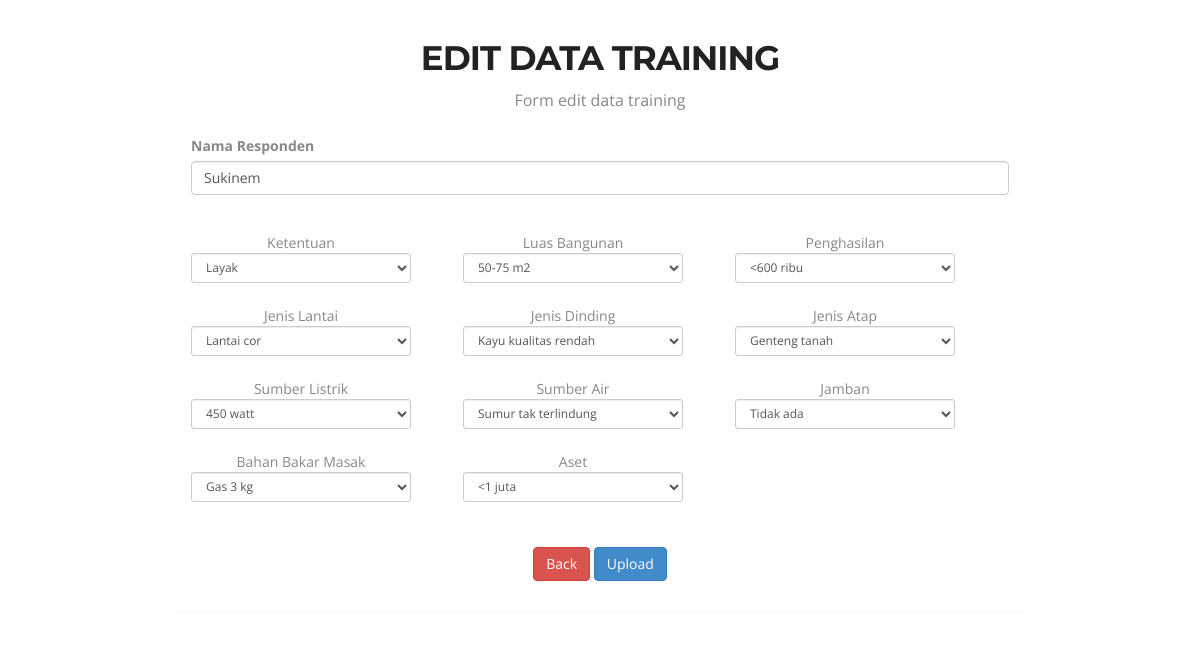
Screenshot of /master/edit.php?id=1 with the database file from the repository.
### tables this page shows
CREATE TABLE IF NOT EXISTS `tb_responden` (
  `id_responden` int(11) NOT NULL,
  `responden` varchar(30) NOT NULL,
  PRIMARY KEY (`id_responden`)
);

CREATE TABLE IF NOT EXISTS `tb_data` (
  `id_data` int(11) NOT NULL AUTO_INCREMENT,
  `id_responden` int(11) NOT NULL,
  `id_atribut` int(11) NOT NULL,
  `id_parameter` int(11) NOT NULL,
  PRIMARY KEY (`id_data`)
);

### master/edit.php (the view, shortened to what this page needs)
<!doctype html>
<html>
<head>
	<link href="css/bootstrap.css" rel="stylesheet" type="text/css">
	<link href="css/style.css" rel="stylesheet" type="text/css">
	<link href="css/font-awesome.css" rel="stylesheet" type="text/css">
	<link href="css/responsive.css" rel="stylesheet" type="text/css">
	<link href="css/magnific-popup.css" rel="stylesheet" type="text/css">
	<link href="css/animate.css" rel="stylesheet" type="text/css">
</head>
 <?php
include "koneksi.php";
$sql = 'SELECT * FROM tb_atribut';
$result = $db->query($sql);
$atribut=array();
foreach ($result as $row) {
    $atribut[$row['id_atribut']]=$row['atribut'];
    }
?>
<?php
$sql = 'SELECT * FROM tb_parameter ORDER BY id_atribut,id_parameter';
$result = $db->query($sql);
$parameter=array();
$id_atribut=0;
foreach ($result as $row) {
    if($id_atribut!=$row['id_atribut']){
        $parameter[$row['id_atribut']]=array();
        $id_atribut=$row['id_atribut'];
    }
    $parameter[$row['id_atribut']][$row['nilai']]=$row['parameter'];
}
?>
<body>
<section class="main-section paddind" id="Portfolio">
		<div class="container" style="margin-top: -50px;">
			<h2>Edit data training</h2>
			<h6>Form edit data training</h6>
	<div>
		<div class="container" style="margin-top: -50px;">
         <section id="main-content">
      <section class="wrapper">
         <div class="row" style="margin-left: 130px;">
          <div class="col-lg-6"style="padding: 0px;width: 850px;">
            <section class="panel" >
              <div class="panel-body">
                     <form action="training/update.php" method="post" enctype="multipart/form-data">
                     	<?php
  $ids = $_GET['id'];
  $query_mysql = "SELECT * FROM tb_responden WHERE id_responden='$ids'";
  $result = $db->query($query_mysql);
  foreach($result as $id){
?>
                  <div class="form-group">
                    <label>Nama Responden</label>
                    <input type="text" class="form-control" name="nama" id="exampleInputEmail1" value="<?php echo $id['responden'] ?>" placeholder="Nama Responden">
                  </div>
      <div style="display: inline-block;" align="center">
      	<?php
      $querydata_mysql = "SELECT * FROM tb_data WHERE id_responden='$ids' order by id_atribut";
      $rslt = $db->query($querydata_mysql);
       foreach($rslt as $data){
          ?>
      <div style="display:inline;width: 220px; float: left;margin-right: 52px;margin-top:  23px;">
      <?php echo $atribut[$data['id_atribut']];
              $ini=$data['id_atribut'];
        ?>
            <?php echo '<select class="form-control input-sm m-bot15" name="'.$ini.'">' ?>
              <option value="<?php echo $data['id_parameter'] ?>"selected><?php echo $parameter[$data['id_atribut']][$data['id_parameter']] ?></option>
            </select>
      </div>
      <?php
      }
      ?>
      </div>
                  <div class="form-group" style="margin-top: 40px;"  align="center">
                  <a href="training.php" class="btn btn-danger">Back</a>
                  <input type="submit" name="upload" value="Upload" class="btn btn-primary">
              </div>
              <?php	}
  ?>
              		</form>
              </div>
            </section>
          </div>
        </div>
      </section>
    </section>
    </div>
    </div>
 </div>
	</section>
</body>
</html>

### master/css/style.css (style rules this page uses)
a, a:hover, a:active { outline:0px !important }
body { background:#fff; font-family: 'Open Sans', sans-serif; font-size:14px; font-weight:normal; color:#888888; margin:0; }
h2 { font-size:34px; color:#222222; font-family: 'Montserrat', sans-serif; font-weight:700; letter-spacing: -1px; margin:0 0 15px 0; text-align:center; text-transform:uppercase; }
h6 { font-size:16px; color:#888888; font-family: 'Open Sans', sans-serif; font-weight:400; text-align:center; margin:0 0 60px 0; }
.main-section { padding:90px 0 110px; }
.main-section.paddind { padding-bottom:60px; }

### rows the page displays
tb_responden: nama "Sukinem"
tb_data: id_atribut "Ketentuan", id_atribut+id_parameter "Layak"
tb_data: id_atribut "Luas Bangunan", id_atribut+id_parameter "50-75 m2"
tb_data: id_atribut "Penghasilan", id_atribut+id_parameter "<600 ribu"
tb_data: id_atribut "Jenis Lantai", id_atribut+id_parameter "Lantai cor"
tb_data: id_atribut "Jenis Dinding", id_atribut+id_parameter "Kayu kualitas rendah"
tb_data: id_atribut "Jenis Atap", id_atribut+id_parameter "Genteng tanah"
tb_data: id_atribut "Sumber Listrik", id_atribut+id_parameter "450 watt"
tb_data: id_atribut "Sumber Air", id_atribut+id_parameter "Sumur tak terlindung"
tb_data: id_atribut "Jamban", id_atribut+id_parameter "Tidak ada"
tb_data: id_atribut "Bahan Bakar Masak", id_atribut+id_parameter "Gas 3 kg"
tb_data: id_atribut "Aset", id_atribut+id_parameter "<1 juta"
